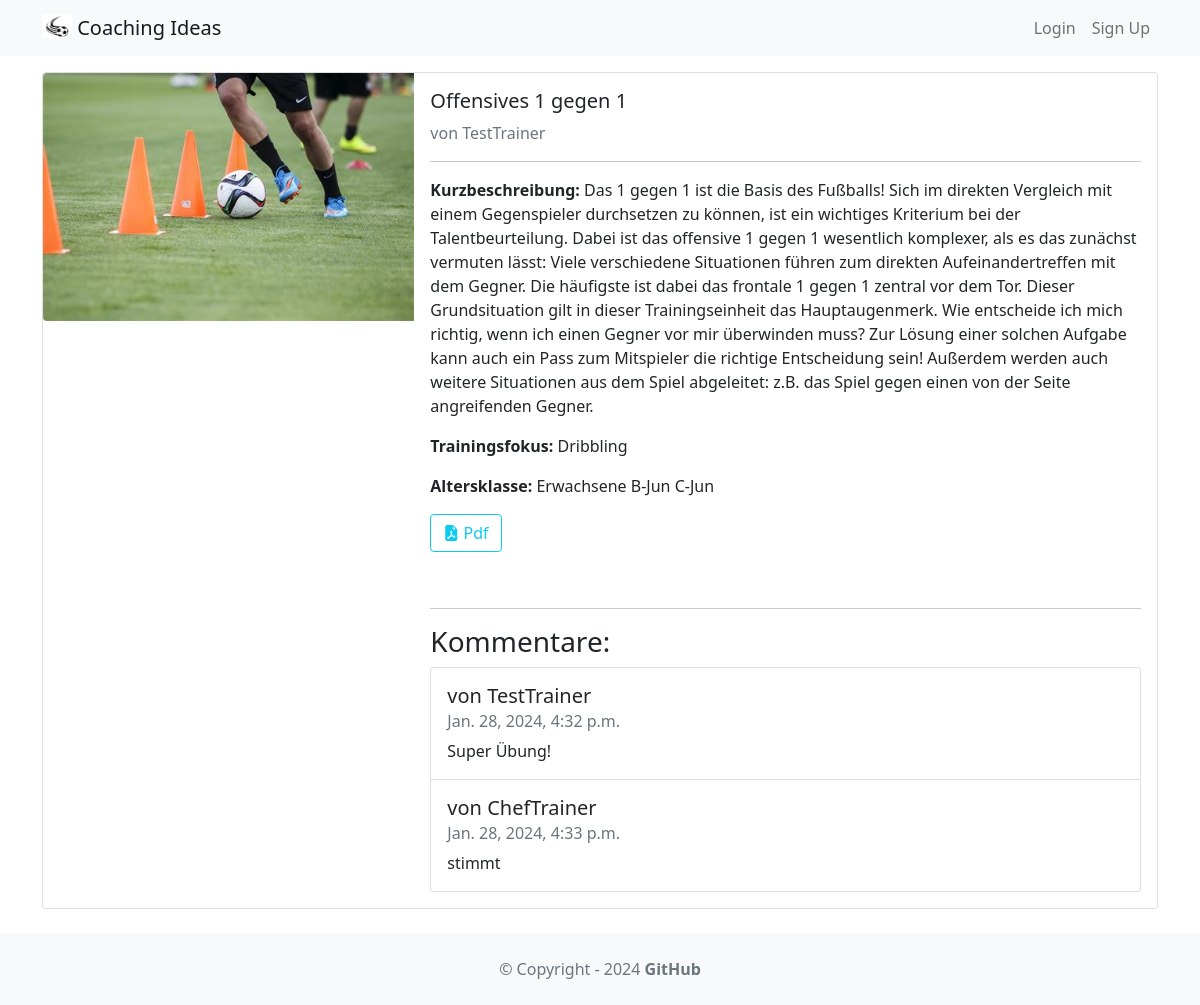
Screenshot of /exercise/11 with the database file from the repository.
### exercise/models.py (models this page shows, shortened)
class Exercise(models.Model):
    title = models.CharField(max_length=255)
    body = models.TextField()
    created_on = models.DateTimeField(auto_now_add=True)
    last_modified = models.DateTimeField(auto_now=True)
    creator = models.ForeignKey(User, on_delete=models.SET_NULL, null=True)
    soccer_skills = models.CharField(
        max_length=50, choices=SoccerSkillTextChoices.choices, blank=True
    )
    for_adults = models.BooleanField(default=True)
    for_jun_a = models.BooleanField(default=False)
    for_jun_b = models.BooleanField(default=False)
    for_jun_c = models.BooleanField(default=False)
    for_jun_d = models.BooleanField(default=False)
    for_jun_e = models.BooleanField(default=False)
    for_jun_f = models.BooleanField(default=False)
    for_jun_g = models.BooleanField(default=False)
    image = models.ImageField(upload_to="exercise/images/", null=True, blank=True)
    pdf = models.FileField(upload_to="exercise/pdfs/", blank=True)
    youtube_link = models.URLField(blank=True, null=True)
    rating = models.IntegerField(default=0, choices=[(i, i) for i in range(0, 6)])
    average_rating = models.FloatField(default=0)

class Comment(models.Model):
    text = models.TextField(max_length=100)
    date = models.DateTimeField(auto_now_add=True)
    user = models.ForeignKey(User, on_delete=models.CASCADE)
    exercise = models.ForeignKey(Exercise, on_delete=models.CASCADE)
    rating = models.IntegerField(default=0, choices=[(i, i) for i in range(0, 6)])

### exercise/views.py (the view)
# urls.py: path("<int:exercise_id>", detail, name="detail"),
def detail(request, exercise_id):
    exercise = get_object_or_404(Exercise, pk=exercise_id)
    comments = Comment.objects.filter(exercise=exercise)
    return render(request, "detail.html", {"exercise": exercise, "comments": comments})

### exercise/templates/detail.html (shortened to what this page needs)
{% extends 'base.html' %}
{% block content %}
<div class="card mb-3">
    <div class="row g-0">
        <div class="col-md-4">
            {% if exercise.image %}
            <img src="{{ exercise.image.url }}"
                 class="img-fluid rounded-start" alt="">
            {% else %}
            <span class="text-muted">No image</span>
            {% endif %}
        </div>
        <div class="col-md-8">
            <div class="card-body">
                <div class="card-text">
                    <h5 class="card-title">{{ exercise.title }}</h5>
                    <span class="text-muted">
                    von {{ exercise.creator.username }}
                </span>
                </div>
                <hr/>
                <p class="card-text"><b>Kurzbeschreibung:</b> {{ exercise.body }}</p>
                <p class="card-text"><b>Trainingsfokus:</b> {{ exercise.soccer_skills }}</p>
                <p class="card-text"><b>Altersklasse:</b>
                    {% if exercise.for_adults %} Erwachsene {% endif %}
                    {% if exercise.for_jun_b %} B-Jun {% endif %}
                    {% if exercise.for_jun_c %} C-Jun {% endif %}
                </p>
                <p class="card-text">
                    {% if exercise.pdf %}
                    <a href="{{ exercise.pdf.url }}" class="btn btn-outline-info">
                        <i class="bi bi-file-earmark-pdf-fill"></i>
                        Pdf
                    </a>
                    {% endif %}
                <hr/>
                <h3>Kommentare:</h3>
                <ul class="list-group">
                    {% for comment in comments %}
                    <li class="list-group-item pb-3 pt-3">
                        <h5 class="card-title">
                            von {{ comment.user.username }}
                        </h5>
                        <h6 class="card-subtitle mb-2 text-muted">
                            {{ comment.date }}
                        </h6>
                        <p class="card-text">{{ comment.text }}</p>
                    </li>
                    {% endfor %}
                </ul>
            </div>
        </div>
    </div>
</div>
{% endblock content %}

### rows the page displays
Exercise: image (picture), title "Offensives 1 gegen 1", creator.username "TestTrainer", body "Das 1 gegen 1 ist die Basis des Fußballs! Sich im direkten Vergleich mit einem Gegenspieler durchsetzen zu können, ist ein wichtiges Kriterium bei der Talentbeurteilung. Dabei ist das offensive 1 gegen 1 wesentlich komplexer, als es das zunächst vermuten lässt: Viele verschiedene Situationen führen zum direkten Aufeinandertreffen mit dem Gegner. Die häufigste ist dabei das frontale 1 gegen 1 zentral vor dem Tor. Dieser Grundsituation gilt in dieser Trainingseinheit das Hauptaugenmerk. Wie entscheide ich mich richtig, wenn ich einen Gegner vor mir überwinden muss? Zur Lösung einer solchen Aufgabe kann auch ein Pass zum Mitspieler die richtige Entscheidung sein! Außerdem werden auch weitere…", soccer_skills "Dribbling"
Comment: user.username "TestTrainer", date "Jan. 28, 2024, 4:32 p.m.", text "Super Übung!"
Comment: user.username "ChefTrainer", date "Jan. 28, 2024, 4:33 p.m.", text "stimmt"
